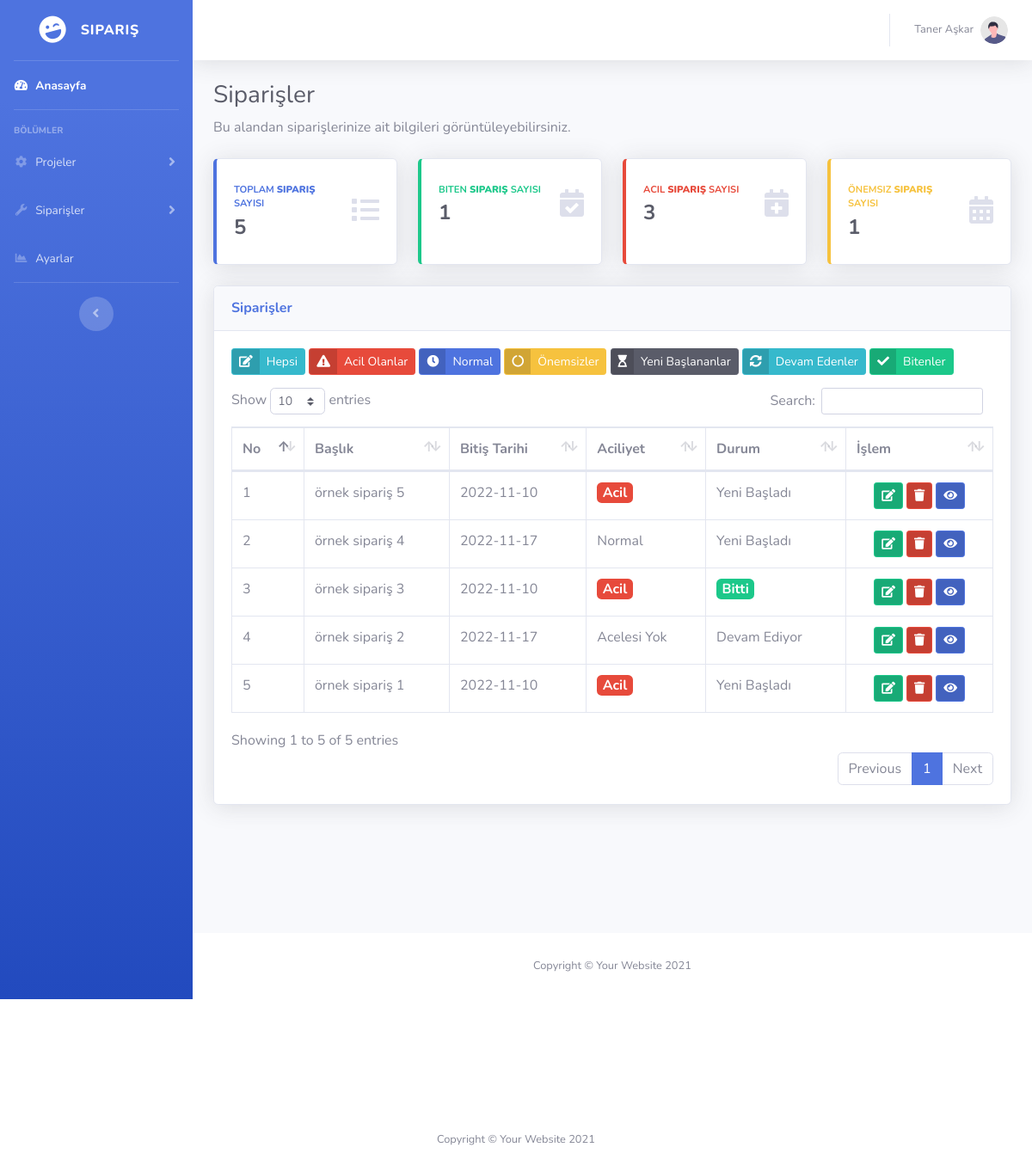
/siparisler.php (signed in), run on the app's committed database.
### tables this page shows
CREATE TABLE `ayarlar` (
  `id` int(11) NOT NULL,
  `site_baslik` varchar(300) NOT NULL,
  `site_aciklama` varchar(500) NOT NULL,
  `site_sahibi` varchar(200) NOT NULL
);

CREATE TABLE `siparis` (
  `sip_id` int(11) NOT NULL,
  `musteri_isim` varchar(200) NOT NULL,
  `musteri_mail` varchar(300) NOT NULL,
  `musteri_telefon` bigint(20) NOT NULL,
  `sip_baslik` varchar(400) NOT NULL,
  `sip_teslim_tarihi` date NOT NULL,
  `sip_aciliyet` varchar(50) NOT NULL,
  `sip_durum` varchar(100) NOT NULL,
  `sip_detay` varchar(2000) NOT NULL,
  `sip_ucret` bigint(25) NOT NULL
);

### siparisler.php (the view, shortened to what this page needs)
<?php
include 'header.php';
?>
<link href="vendor/datatables/dataTables.bootstrap4.min.css" rel="stylesheet">
<div class="container-fluid">
  <h1 class="h3 mb-2 text-gray-800">Siparişler</h1>
  <p class="mb-4">Bu alandan siparişlerinize ait bilgileri görüntüleyebilirsiniz.</p>
  <div class="row">
    <?php
    $siparissayisor=$db->prepare("SELECT sip_id FROM siparis");
    $siparissayisor->execute();
    $siparissayisicek = $siparissayisor->rowCount();
    ?>
    <div class="col-xl-3 col-md-6 mb-4">
      <div class="card border-left-primary shadow h-100 py-2">
        <div class="card-body">
          <div class="row no-gutters align-items-center">
            <div class="col mr-2">
              <div class="text-xs font-weight-bold text-primary text-uppercase mb-1">Toplam <b>Sipariş</b> Sayısı</div>
              <div class="h4 mb-0 font-weight-bold text-gray-800"><?php echo $siparissayisicek; ?></div>
            </div>
            <div class="col-auto">
              <i class="fas fa-list fa-2x text-gray-300"></i>
            </div>
          </div>
        </div>
      </div>
    </div>
    <?php
    $siparis_biten_sayi_sor=$db->prepare("SELECT sip_id FROM siparis WHERE sip_durum='Bitti'");
    $siparis_biten_sayi_sor->execute();
    $siparis_biten_sayi_cek = $siparis_biten_sayi_sor->rowCount();
    ?>
    <div class="col-xl-3 col-md-6 mb-4">
      <div class="card border-left-success shadow h-100 py-2">
        <div class="card-body">
          <div class="row no-gutters align-items-center">
            <div class="col mr-2">
              <div class="text-xs font-weight-bold text-success text-uppercase mb-1">Biten <b>Sipariş</b> Sayısı</div>
              <div class="h4 mb-0 font-weight-bold text-gray-800"><?php echo $siparis_biten_sayi_cek; ?></div>
            </div>
            <div class="col-auto">
              <i class="fas fa-calendar-check fa-2x text-gray-300"></i>
            </div>
          </div>
        </div>
      </div>
    </div>
    <?php
    $siparissayisor=$db->prepare("SELECT sip_id FROM siparis WHERE sip_aciliyet='Acil'");
    $siparissayisor->execute();
    $siparissayicek = $siparissayisor->rowCount();
    ?>
    <div class="col-xl-3 col-md-6 mb-4">
      <div class="card border-left-danger shadow h-100 py-2">
        <div class="card-body">
          <div class="row no-gutters align-items-center">
            <div class="col mr-2">
              <div class="text-xs font-weight-bold text-danger text-uppercase mb-1">Acil <b>Sipariş</b> Sayısı</div>
              <div class="h4 mb-0 font-weight-bold text-gray-800"><?php echo $siparissayicek; ?></div>
            </div>
            <div class="col-auto">
              <i class="fas fa-calendar-plus fa-2x text-gray-300"></i>
            </div>
          </div>
        </div>
      </div>
    </div>
    <?php
    $siparis_biten_sayi_sor=$db->prepare("SELECT sip_id FROM siparis  WHERE sip_aciliyet='Acelesi Yok'");
    $siparis_biten_sayi_sor->execute();
    $siparis_biten_sayi_cek = $siparis_biten_sayi_sor->rowCount();
    ?>
    <div class="col-xl-3 col-md-6 mb-4">
      <div class="card border-left-warning shadow h-100 py-2">
        <div class="card-body">
          <div class="row no-gutters align-items-center">
            <div class="col mr-2">
              <div class="text-xs font-weight-bold text-warning text-uppercase mb-1">Önemsiz <b>Sipariş</b> Sayısı</div>
              <div class="h4 mb-0 font-weight-bold text-gray-800"><?php echo $siparis_biten_sayi_cek; ?></div>
            </div>
            <div class="col-auto">
              <i class="fas fa-calendar-alt fa-2x text-gray-300"></i>
            </div>
          </div>
        </div>
      </div>
    </div>
  </div>
  <div class="card shadow mb-4">
    <div class="card-header py-3">
      <h6 class="m-0 font-weight-bold text-primary">Siparişler</h6>
    </div>
    <div class="card-body" style="width: 100%">
      <div class="mobilgizle gizlemeyiac" style="margin-bottom: 10px;">
        <button type="button" id="hepsi" style="margin-bottom: 5px;" class="btn btn-sm btn-info btn-icon-split">
          <span class="icon text-white-65">
            <i class="fas fa-edit"></i>
          </span>
          <span class="text">Hepsi</span>
        </button>
        <button type="button" id="acil" style="margin-bottom: 5px;" class="btn btn-sm btn-danger btn-icon-split">
          <span class="icon text-white-65">
            <i class="fas fa-exclamation-triangle"></i>
          </span>
          <span class="text">Acil Olanlar</span>
        </button>
        <button type="button" id="normal" style="margin-bottom: 5px;" class="btn btn-sm btn-primary btn-icon-split">
          <span class="icon text-white-65">
            <i class="fas fa-clock"></i>
          </span>
          <span class="text">Normal</span>
        </button>
        <button type="button" id="acelesiyok" style="margin-bottom: 5px;" class="btn btn-sm btn-warning btn-icon-split">
          <span class="icon text-white-65">
            <i class="fas fa-circle-notch"></i>
          </span>
          <span class="text">Önemsizler</span>
        </button>
        <button type="button" id="yeni" style="margin-bottom: 5px;" class="btn btn-sm btn-dark btn-icon-split">
          <span class="icon text-white-65">
            <i class="fas fa-hourglass-start"></i>
          </span>
          <span class="text">Yeni Başlananlar</span>
        </button>
        <button type="button" id="devam" style="margin-bottom: 5px;" class="btn btn-sm btn-info btn-icon-split">
          <span class="icon text-white-65">
            <i class="fas fa-sync-alt"></i>
          </span>
          <span class="text">Devam Edenler</span>
        </button>
        <button type="button" id="bitti" style="margin-bottom: 5px;" class="btn btn-sm btn-success btn-icon-split">
          <span class="icon text-white-65">
            <i class="fas fa-check"></i>
          </span>
          <span class="text">Bitenler</span>
        </button>
      </div>
      <div class="table-responsive">
        <table class="table table-bordered" id="dataTable" width="100%" cellspacing="0">
          <thead>
            <tr>
              <th>No</th>
              <th>Başlık</th>
              <th>Bitiş Tarihi</th>
              <th>Aciliyet</th>
              <th>Durum</th>
              <th>İşlem</th>
            </tr>
          </thead>
          <tbody>
           <?php
           $say=0;
           $siparissor=$db->prepare("SELECT * FROM siparis ORDER BY sip_id DESC");
           $siparissor->execute();
           while ($sipariscek=$siparissor->fetch(PDO::FETCH_ASSOC)) { $say++?>
             <tr>
              <td><?php echo $say; ?></td>
              <td><?php echo $sipariscek['sip_baslik']; ?></td>
              <td><?php echo $sipariscek['sip_teslim_tarihi']; ?></td>
              <td><?php
              if ($sipariscek['sip_aciliyet']=="Acil") {
                echo '<span class="badge badge-danger" style="font-size:1rem">Acil</span>';
              } else {
                echo $sipariscek['sip_aciliyet'];
              }
            ?></td>
            <td><?php
            if ($sipariscek['sip_durum']=="Bitti") {
              echo '<span class="badge badge-success" style="font-size:1rem">Bitti</span>';
            } else {
              echo $sipariscek['sip_durum'];
            }
          ?></td>
          <td>
           <div class="d-flex justify-content-center">
            <form action="siparisduzenle.php" method="POST">
              <button type="submit" name="duzenleme" class="btn btn-success btn-sm btn-icon-split">
                <span class="icon text-white-60">
                  <i class="fas fa-edit"></i>
                </span>
              </button>
            </form>
            <form class="mx-1" onclick="return sil_alert()" action="islemler/islem.php" method="POST">
              <button type="submit" name="siparissilme" class="btn btn-danger btn-sm btn-icon-split">
                <span class="icon text-white-60">
                  <i class="fas fa-trash"></i>
                </span>
              </button>
            </form>
            <form action="siparis_gor.php" method="POST">
              <button type="submit" name="siparis_bak" class="btn btn-primary btn-sm btn-icon-split">
                <span class="icon text-white-60">
                  <i class="fas fa-eye"></i>
                </span>
              </button>
            </form>
          </div>
        </td>
      </tr>
    <?php } ?>
  </tbody>
</table>
</div>
</div>
</div>
</div>
<?php include'footer.php' ?>
<?php
include 'footer.php'
?>

### header.php (shortened to what this page needs)
<?php
include 'islemler/baglan.php';
$ayarsor=$db->prepare("SELECT * FROM ayarlar");
$ayarsor->execute();
$ayarcek=$ayarsor->fetch(PDO::FETCH_ASSOC);
?>
<!DOCTYPE html>
<html lang="en">
<head>
    <link href="vendor/fontawesome-free/css/all.min.css" rel="stylesheet" type="text/css">
    <link href="css/sb-admin-2.min.css" rel="stylesheet">
</head>
<body id="page-top">
    <div id="wrapper">
        <ul class="navbar-nav bg-gradient-primary sidebar sidebar-dark accordion" id="accordionSidebar">
            <a class="sidebar-brand d-flex align-items-center justify-content-center" href="index.html">
                <div class="sidebar-brand-icon rotate-n-15">
                    <i class="fas fa-laugh-wink"></i>
                </div>
                <div class="sidebar-brand-text mx-3"><?php echo $ayarcek["site_baslik"] ?></div>
            </a>
            <hr class="sidebar-divider my-0">
            <li class="nav-item active">
                <a class="nav-link" href="index.php">
                    <i class="fas fa-fw fa-tachometer-alt"></i>
                    <span>Anasayfa</span></a>
                </li>
                <hr class="sidebar-divider">
                <div class="sidebar-heading">
                    Bölümler
                </div>
                <li class="nav-item">
                    <a class="nav-link collapsed" href="#" data-toggle="collapse" data-target="#collapseTwo"
                    aria-expanded="true" aria-controls="collapseTwo">
                    <i class="fas fa-fw fa-cog"></i>
                    <span>Projeler</span>
                </a>
            </li>
            <li class="nav-item">
                <a class="nav-link collapsed" href="#" data-toggle="collapse" data-target="#collapseUtilities"
                aria-expanded="true" aria-controls="collapseUtilities">
                <i class="fas fa-fw fa-wrench"></i>
                <span>Siparişler</span>
            </a>
    </li>
<li class="nav-item">
    <a class="nav-link" href="ayarlar.php">
        <i class="fas fa-fw fa-chart-area"></i>
        <span>Ayarlar</span></a>
    </li>
        <hr class="sidebar-divider d-none d-md-block">
        <div class="text-center d-none d-md-inline">
            <button class="rounded-circle border-0" id="sidebarToggle"></button>
        </div>
    </ul>
    <div id="content-wrapper" class="d-flex flex-column">
        <div id="content" >
            <nav class="navbar navbar-expand navbar-light bg-white topbar mb-4 static-top shadow">
            <ul class="navbar-nav ml-auto">
<li class="nav-item dropdown no-arrow">
    <a class="nav-link dropdown-toggle" href="#" id="userDropdown" role="button"
    data-toggle="dropdown" aria-haspopup="true" aria-expanded="false">
    <span class="mr-2 d-none d-lg-inline text-gray-600 small"><?php echo $ayarcek['site_sahibi'] ?></span>
    <img class="img-profile rounded-circle"
    src="img/undraw_profile.svg">
</a>
</li>
</ul>
</nav>
</div>

### siparisler.php (style rules this page uses)
@media only screen and (min-width: 700px) { .mobilgizle { display: block; } }

### data on the page
ayarlar: site_baslik "SIPARIŞ", site_sahibi "Taner Aşkar"
siparis: sip_baslik "örnek sipariş 5", sip_teslim_tarihi "2022-11-10", sip_aciliyet "Acil", sip_durum "Yeni Başladı"
siparis: sip_baslik "örnek sipariş 4", sip_teslim_tarihi "2022-11-17", sip_aciliyet "Normal", sip_durum "Yeni Başladı"
siparis: sip_baslik "örnek sipariş 3", sip_teslim_tarihi "2022-11-10", sip_aciliyet "Acil", sip_durum "Bitti"
siparis: sip_baslik "örnek sipariş 2", sip_teslim_tarihi "2022-11-17", sip_aciliyet "Acelesi Yok", sip_durum "Devam Ediyor"
siparis: sip_baslik "örnek sipariş 1", sip_teslim_tarihi "2022-11-10", sip_aciliyet "Acil", sip_durum "Yeni Başladı"

### other printed values
$siparissayisicek "5"
$siparis_biten_sayi_cek "1"
$siparissayicek "3"
